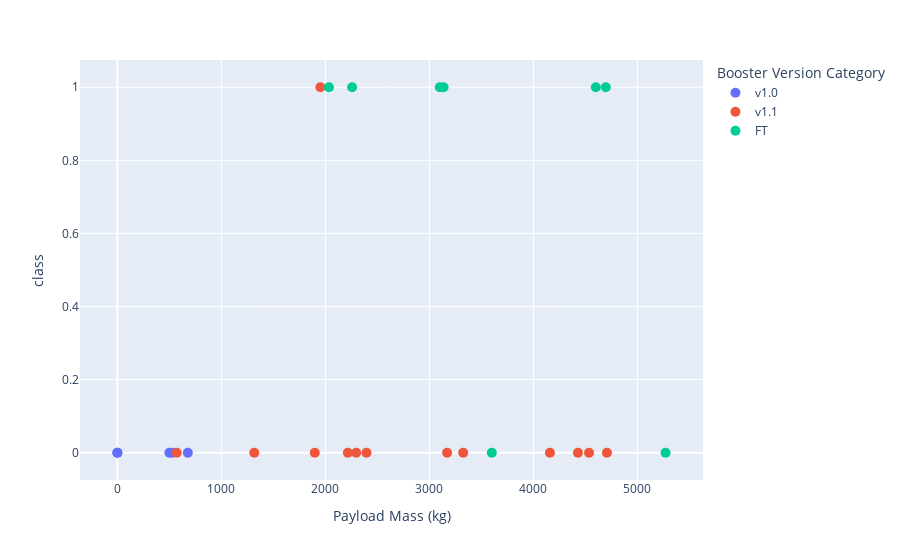

Source (notebook cell):
### Code cell
fig = px.scatter(filtered, x='Payload Mass (kg)', y='class',
                 color='Booster Version Category'
                 )
fig.update_traces(marker_size=10)
fig.show()

### Figure 1 — Plotly figure (JSON) as saved in the notebook; plotly's stock layout.template omitted (floating-point values rounded to 4 significant figures)
{"data": [{"hovertemplate": "Booster Version Category=v1.0<br>Payload Mass (kg)=%{x}<br>class=%{y}<extra></extra>", "legendgroup": "v1.0", "marker": {"color": "#636efa", "symbol": "circle", "size": 10}, "mode": "markers", "name": "v1.0", "orientation": "v", "showlegend": true, "x": [0.0, 0.0, 525.0, 500.0, 677.0], "xaxis": "x", "y": [0, 0, 0, 0, 0], "yaxis": "y", "type": "scatter"}, {"hovertemplate": "Booster Version Category=v1.1<br>Payload Mass (kg)=%{x}<br>class=%{y}<extra></extra>", "legendgroup": "v1.1", "marker": {"color": "#EF553B", "symbol": "circle", "size": 10}, "mode": "markers", "name": "v1.1", "orientation": "v", "showlegend": true, "x": [3170.0, 3325.0, 2296.0, 1316.0, 4535.0, 4428.0, 2216.0, 2395.0, 570.0, 4159.0, 1898.0, 4707.0, 1952.0], "xaxis": "x", "y": [0, 0, 0, 0, 0, 0, 0, 0, 0, 0, 0, 0, 1], "yaxis": "y", "type": "scatter"}, {"hovertemplate": "Booster Version Category=FT<br>Payload Mass (kg)=%{x}<br>class=%{y}<extra></extra>", "legendgroup": "FT", "marker": {"color": "#00cc96", "symbol": "circle", "size": 10}, "mode": "markers", "name": "FT", "orientation": "v", "showlegend": true, "x": [2034.0, 5271.0, 3136.0, 4696.0, 3100.0, 3600.0, 2257.0, 4600.0], "xaxis": "x", "y": [1, 0, 1, 1, 1, 0, 1, 1], "yaxis": "y", "type": "scatter"}], "layout": {"xaxis": {"anchor": "y", "domain": [0.0, 1.0], "title": {"text": "Payload Mass (kg)"}}, "yaxis": {"anchor": "x", "domain": [0.0, 1.0], "title": {"text": "class"}}, "legend": {"title": {"text": "Booster Version Category"}, "tracegroupgap": 0}, "margin": {"t": 60}}}
